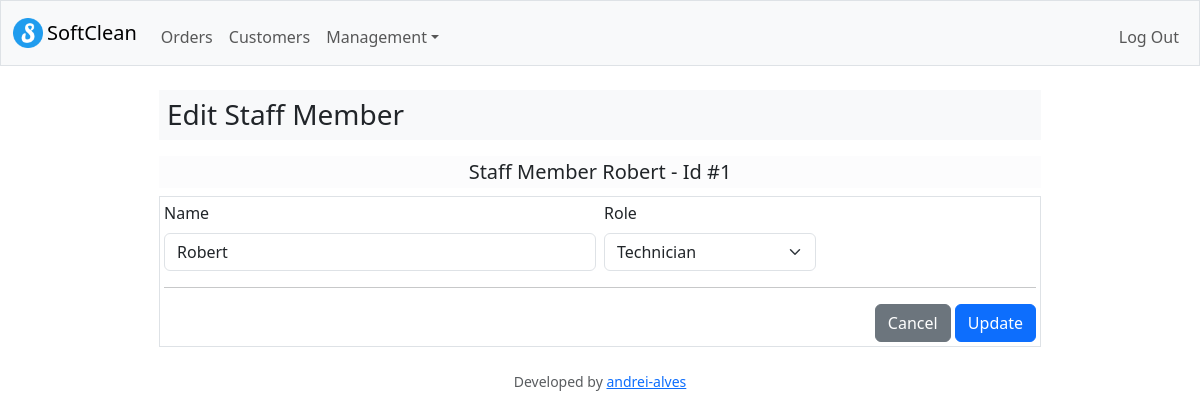
Page /staff/edit=1 (signed in) on the committed database.
### tables this page shows
CREATE TABLE staff (
    id INTEGER PRIMARY KEY AUTOINCREMENT NOT NULL,
    name TEXT NOT NULL,
    role TEXT NOT NULL
);

### app.py (the view)
@app.route("/staff/edit=<person_id>", methods=["GET", "POST"])
@login_required
def edit_staff(person_id):
    roles = [
        "Technician",
        "Manager",
    ]
    if request.method == "POST":
        if not request.form.get("name"):
            flash("You must provide a name")
            return redirect("/staff")
        elif not request.form.get("role") or request.form.get("role") not in roles:
            flash("You must provide a role")
            return redirect("/staff")
        standardized_name = request.form.get("name").title()
        rows = db.execute(
            "SELECT * FROM staff WHERE name = ? AND NOT id = ?;",
             standardized_name,
             person_id
        )
        if len(rows) != 0:
            flash(f"{standardized_name} is already registered as a staff member")
            return redirect("/staff")
        db.execute(
            "UPDATE staff SET name = ?, role = ? WHERE id = ?;",
            request.form.get("name"),
            request.form.get("role"),
            person_id
        )
        flash("Staff member successfully updated!")
        return redirect("/staff")
    else:
        staff_member = db.execute(
            "SELECT * FROM staff WHERE id = ?;",
            person_id
        )
        return render_template("edit_staff.html", staff_member=staff_member[0], roles=roles)

### app.py (called while the page is built)
@app.after_request
def after_request(response):
    response.headers["Cache-Control"] = "no-cache, no-store, must-revalidate"
    response.headers["Expires"] = 0
    response.headers["Pragma"] = "no-cache"
    return response

### helpers.py (called while the page is built)
def login_required(f):
    @wraps(f)
    def decorated_function(*args, **kwargs):
        if session.get("user_id") is None:
            return redirect("/login")
        return f(*args, **kwargs)
    return decorated_function

### templates/edit_staff.html (shortened to what this page needs)
{% extends "layout.html" %}
{% block main %}
<div class="d-flex justify-content-center mb-2">
    <h3 class="bg-light w-75 p-2 text-start">Edit Staff Member</h3>
</div>
<div class="d-flex justify-content-center mb-0">
    <h5 class="bg-light-subtle w-75 p-1 text-center">Staff Member {{ staff_member["name"] }} - Id #{{ staff_member["id"] }}</h5>
</div>
<div class="d-flex justify-content-center mt-0">
    <form action="/staff/edit={{ staff_member['id'] }}" method="post" class="w-75 text-start border p-1">
        <div class="row g-2">
            <div class="col-md-6">
                <label for="description" class="form-label">Name</label>
                <input type="text" class="form-control" id="name" name="name" autocomplete="off" value="{{ staff_member['name'] }}">
            </div>
            <div class="col-md-3">
                <label for="type" class="form-label">Role</label>
                <select class="form-select" name="role" id="role">
                    <option selected>{{ staff_member["role"] }}</option>
                </select>
            </div>
        </div>
        <hr>
        <div class="text-end mt-2">
            <a href="/staff" class="btn btn-secondary">Cancel</a>
            <button type="submit" class="btn btn-primary">Update</button>
        </div>
    </form>
</div>
{% endblock %}

### rows in the picture
staff: name "Robert", id "1", role "Technician"
